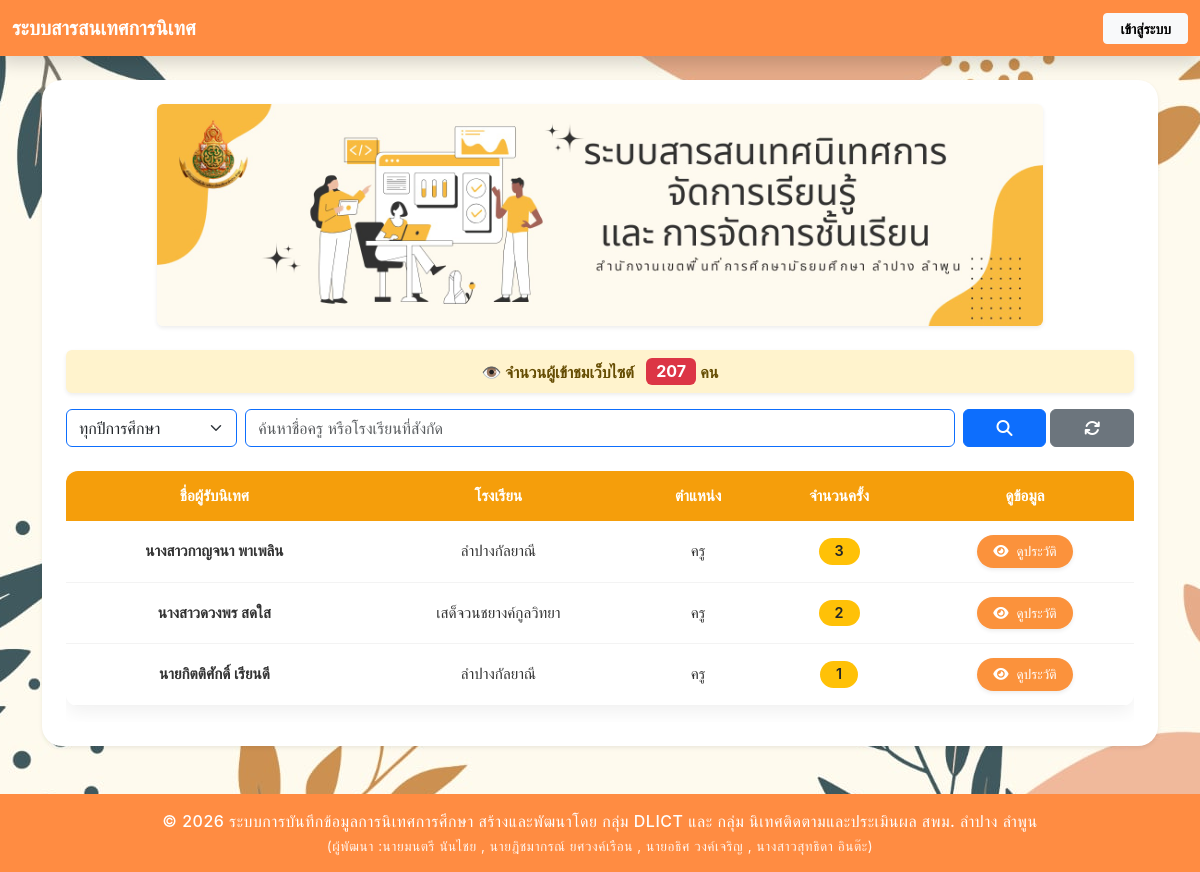
The page / on the database its author committed.
### tables this page shows
CREATE TABLE `site_views` (
  `id` int(11) NOT NULL,
  `total_views` int(11) NOT NULL DEFAULT 0
);

CREATE TABLE `teacher` (
  `office_id` int(11) NOT NULL COMMENT 'รหัสสังกัด',
  `school_id` int(11) NOT NULL COMMENT 'รหัสโรงเรียน',
  `t_pid` varchar(13) NOT NULL COMMENT 'รหัสบัตร ปชช. ครู',
  `prefix_id` int(11) NOT NULL COMMENT 'รหัสคำนำหน้า',
  `f_name` varchar(100) DEFAULT NULL COMMENT 'ชื่อ',
  `m_name` varchar(100) DEFAULT NULL COMMENT 'ชื่อกลาง',
  `l_name` varchar(100) DEFAULT NULL COMMENT 'นามสกุล',
  `subjectgroup_id` int(11) NOT NULL COMMENT 'รหัสกลุ่มสาระฯ',
  `position_id` int(11) NOT NULL COMMENT 'รหัสตำแหน่ง',
  `rank_id` int(11) NOT NULL COMMENT 'รหัสวิทยฐานะ'
);

CREATE TABLE `school` (
  `school_id` int(11) NOT NULL COMMENT 'รหัสโรงเรียน',
  `school_name` varchar(255) DEFAULT NULL COMMENT 'ชื่อโรงเรียน'
);

CREATE TABLE `position` (
  `position_id` int(11) NOT NULL COMMENT 'รหัสตำแหน่ง',
  `position_name` varchar(255) DEFAULT NULL COMMENT 'ชื่อตำแหน่ง'
);

### index.php (the view, shortened to what this page needs)
<?php
require_once 'config/db_connect.php';
$stmt = $conn->prepare("SELECT total_views FROM site_views LIMIT 1");
$stmt->execute();
$views = $stmt->fetchColumn();
$limit  = 30;
$page   = (isset($_GET['page']) && is_numeric($_GET['page'])) ? (int)$_GET['page'] : 1;
$page   = max($page, 1);
$offset = ($page - 1) * $limit;
$search_name   = $_GET['search_name'] ?? '';
$selected_year = $_GET['academic_year'] ?? '';
try {
    $sql = "
        SELECT
            t.t_pid AS teacher_t_pid,
            CONCAT(IFNULL(p.prefix_name,''), t.f_name,' ',t.l_name) AS teacher_full_name,
            pos.position_name AS teacher_position,
            s.school_name AS t_school,
            (SELECT COUNT(*) FROM supervision_sessions WHERE t_pid = t.t_pid AND deleted_at IS NULL " . (!empty($selected_year) ? " AND academic_year = :year " : "") . ") AS count_normal,
            (SELECT COUNT(*) FROM quick_win WHERE t_pid = t.t_pid AND deleted_at IS NULL " . (!empty($selected_year) ? " AND academic_year = :year " : "") . ") AS count_quickwin,
            GREATEST(
                IFNULL((SELECT MAX(supervision_date) FROM supervision_sessions WHERE t_pid = t.t_pid AND deleted_at IS NULL " . (!empty($selected_year) ? " AND academic_year = :year " : "") . "), '0000-00-00'),
                IFNULL((SELECT MAX(supervision_date) FROM quick_win WHERE t_pid = t.t_pid AND deleted_at IS NULL " . (!empty($selected_year) ? " AND academic_year = :year " : "") . "), '0000-00-00')
            ) AS latest_date
        FROM teacher t
        LEFT JOIN prefix p   ON t.prefix_id = p.prefix_id
        LEFT JOIN position pos ON t.position_id = pos.position_id
        LEFT JOIN school s   ON t.school_id = s.school_id
        WHERE (
            t.t_pid IN (SELECT t_pid FROM supervision_sessions WHERE deleted_at IS NULL " . (!empty($selected_year) ? " AND academic_year = :year " : "") . ")
            OR
            t.t_pid IN (SELECT t_pid FROM quick_win WHERE deleted_at IS NULL " . (!empty($selected_year) ? " AND academic_year = :year " : "") . ")
        )
    ";
    $sql .= " ORDER BY latest_date DESC LIMIT :limit OFFSET :offset";
    $stmt = $conn->prepare($sql);
    $stmt->bindValue(':limit', $limit, PDO::PARAM_INT);
    $stmt->bindValue(':offset', $offset, PDO::PARAM_INT);
    $stmt->execute();
    $results = $stmt->fetchAll(PDO::FETCH_ASSOC);
} catch (PDOException $e) {
    die("Error: " . $e->getMessage());
}
?>
<!DOCTYPE html>
<html lang="th">
<head>
    <link href="https://cdn.jsdelivr.net/npm/bootstrap@5.3.3/dist/css/bootstrap.min.css" rel="stylesheet">
    <link rel="stylesheet" href="https://cdnjs.cloudflare.com/ajax/libs/font-awesome/6.5.0/css/all.min.css">
    <link rel="stylesheet" href="css/styles.css">
    <link rel="stylesheet" href="css/index.css">
    <link rel="stylesheet" href="css/table_teacher.css">
</head>
<body class="bg-light">
    <?php include 'navbar.php'; ?>
    <div class="container mt-4 mb-5">
        <div class="card border-0 shadow-sm p-4">
            <div class="row justify-content-center mb-4">
                <div class="col-12 col-lg-10">
                    <div class="text-center">
                        <img src="images/banner.png"
                            class="img-fluid rounded shadow-sm"
                            style="width: 100%; max-height: 250px; object-fit: contain; background-color: #fff;">
                    </div>
                </div>
            </div>
            <div class="alert alert-warning text-center fw-bold py-2 shadow-sm border-0">
                👁️ จำนวนผู้เข้าชมเว็บไซต์
                <span class="badge bg-danger fs-6 ms-2"><?= number_format($views); ?></span> คน
            </div>
            <form method="GET" class="mb-4" id="filterForm">
                <div class="row g-2">
                    <div class="col-md-2">
                        <select name="academic_year" class="form-select border-primary" onchange="this.form.submit();">
                            <option value="">ทุกปีการศึกษา</option>
                        </select>
                    </div>
                    <div class="col-md-8">
                        <input type="text" name="search_name" class="form-control border-primary" placeholder="ค้นหาชื่อครู หรือโรงเรียนที่สังกัด" value="<?= htmlspecialchars($search_name) ?>">
                    </div>
                    <div class="col-md-2 d-flex gap-1">
                        <button class="btn btn-primary w-100"><i class="fas fa-search"></i></button>
                        <a href="index.php" class="btn btn-secondary w-100"><i class="fas fa-sync"></i></a>
                    </div>
                </div>
            </form>
            <div class="table-responsive" id="search-results">
                <table class="table table-hover align-middle teacher-table">
                    <thead class="table-light">
                        <tr>
                            <th>ชื่อผู้รับนิเทศ</th>
                            <th>โรงเรียน</th>
                            <th>ตำแหน่ง</th>
                            <th class="text-center">จำนวนครั้ง</th>
                            <th class="text-center">ดูข้อมูล</th>
                        </tr>
                    </thead>
                    <tbody>
                        <?php if (empty($results)): ?>
                            <tr>
                                <td colspan="5" class="text-center text-danger py-4">ไม่พบข้อมูลที่ค้นหา</td>
                            </tr>
                        <?php else: ?>
                            <?php foreach ($results as $row): ?>
                                <tr>
                                    <td class="text-center"><strong><?= htmlspecialchars($row['teacher_full_name']) ?></strong></td>
                                    <td class="text-center"><?= htmlspecialchars($row['t_school']) ?></td>
                                    <td class="text-center"><?= htmlspecialchars($row['teacher_position']) ?></td>
                                    <td class="text-center">
                                        <span class="badge rounded-pill bg-warning text-dark px-3">
                                            <?= $row['count_normal'] + $row['count_quickwin'] ?>
                                        </span>
                                    </td>
                                    <td class="text-center">
                                        <form action="session_details.php" method="POST">
                                            <button class="btn btn-info btn-sm px-3 text-white rounded-pill shadow-sm">
                                                <i class="fas fa-eye me-1"></i> ดูประวัติ
                                            </button>
                                        </form>
                                    </td>
                                </tr>
                            <?php endforeach; ?>
                        <?php endif; ?>
                    </tbody>
                </table>
            </div>
        </div>
    </div>
    <?php include 'footer.php'; ?>
</body>
</html>

### navbar.php (shortened to what this page needs)
<?php
$user_display_name = $_SESSION['f_name'] ?? $_SESSION['user_name'] ?? 'ผู้ใช้งาน';
$nav_prefix = $nav_prefix ?? '';
?>
<nav class="navbar navbar-dark navbar-custom sticky-top shadow">
    <div class="container-fluid">
        <div class="d-flex align-items-center">
        <a class="navbar-brand fw-bold d-none d-sm-block" href="<?= $nav_prefix ?>index.php">ระบบสารสนเทศการนิเทศ</a>
        </div>
        <div class="d-flex align-items-center">
            <?php if (!empty($_SESSION['is_logged_in'])): ?>
                <div class="text-white me-3 d-none d-md-block user-profile">
                    <i class="fas fa-user-circle me-1"></i> <?= htmlspecialchars($user_display_name) ?>
                </div>
            <a href="<?= $nav_prefix ?>logout.php" class="btn btn-outline-light btn-sm rounded-pill">
                    <i class="fas fa-sign-out-alt"></i> ออกจากระบบ
                </a>
            <?php else: ?>
            <a href="<?= $nav_prefix ?>login.php" class="btn btn-light btn-sm fw-bold px-3">เข้าสู่ระบบ</a>
            <?php endif; ?>
        </div>
    </div>
</nav>

### footer.php (shortened to what this page needs)
<footer>
    &copy; <?= date('Y') ?> ระบบการบันทึกข้อมูลการนิเทศการศึกษา สร้างและพัฒนาโดย กลุ่ม DLICT และ กลุ่ม นิเทศติดตามและประเมินผล สพม. ลำปาง ลำพูน
    <br>
    <span style="font-size: 0.85rem; font-weight: normal; opacity: 0.9;">
        (ผู้พัฒนา :นายมนตรี นันไชย , นายฎิชมากรณ์ ยศวงค์เรือน , นายอธิศ วงค์เจริญ , นางสาวสุทธิดา อินต๊ะ)
    </span>
</footer>

### css/styles.css (style rules this page uses)
body { background-image: url('../images/bg001.jpg'); background-size: cover; background-repeat: no-repeat; background-position: center center; background-attachment: fixed; background-color: #f8f9fa; }

### css/index.css (style rules this page uses)
body { font-family: 'Inter', sans-serif; background: url('../images/bg001.jpg') no-repeat center center fixed; display: flex; flex-direction: column; min-height: 100vh; }
.card { border-radius: 20px; box-shadow: 0 8px 25px rgba(0, 0, 0, 0.1); }
.badge { transition: transform 0.2s ease; }
footer { background: #ff8c42; color: white; text-align: center; padding: 15px 0; margin-top: auto; font-weight: 500; letter-spacing: 0.5px; }

### css/table_teacher.css (style rules this page uses)
.teacher-table { border-radius: 12px; overflow: hidden; background-color: #ffffff; box-shadow: 0 6px 18px rgba(0, 0, 0, 0.06); }
.teacher-table thead th { background-color: #f59e0b; color: #ffffff; font-weight: 600; font-size: 0.95rem; text-align: center; padding: 14px 12px; border: none; white-space: nowrap; }
.teacher-table tbody td { padding: 14px 12px; vertical-align: middle; border-bottom: 1px solid #f3f3f3; font-size: 0.95rem; color: #333333; }
.teacher-table tbody tr { transition: background-color 0.25s ease; }
.teacher-table .badge { background-color: #fde68a; color: #92400e; padding: 6px 14px; font-size: 0.9rem; border-radius: 20px; font-weight: 600; }
.teacher-table .btn-info { background-color: #fb923c; border: none; color: #ffffff; border-radius: 18px; padding: 6px 14px; font-size: 0.85rem; transition: all 0.25s ease; }

### navbar.php (style rules this page uses)
:root { --primary-color: #ff8c42; }
.navbar-custom { background-color: var(--primary-color); }

### footer.php (style rules this page uses)
footer { background: #ff8c42; color: white; text-align: center; padding: 15px 0; font-weight: 500; letter-spacing: 0.5px; margin-top: auto; }

### rows shown on the page
site_views: total_views "207"
teacher: teacher_full_name "นางสาวกาญจนา พาเพลิน", school.school_name "ลำปางกัลยาณี", position.position_name "ครู", count_quickwin "3"
teacher: teacher_full_name "นางสาวดวงพร สดใส", school.school_name "เสด็จวนชยางค์กูลวิทยา", position.position_name "ครู", count_quickwin "2"
teacher: teacher_full_name "นายกิตติศักดิ์ เรียนดี", school.school_name "ลำปางกัลยาณี", position.position_name "ครู", count_quickwin "1"
